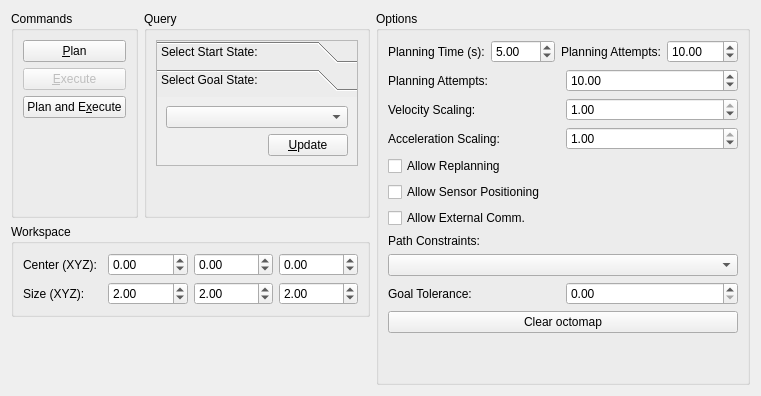
     <widget class="QWidget" name="planning">
      <attribute name="title">
       <string>Planning</string>
      </attribute>
      <layout class="QHBoxLayout" name="horizontalLayout_9">
       <item>
        <layout class="QVBoxLayout" name="verticalLayout_11">
         <item>
          <layout class="QHBoxLayout" name="horizontalLayout_7">
           <item>
            <widget class="QGroupBox" name="groupBox_9">
             <property name="title">
              <string>Commands</string>
             </property>
             <layout class="QVBoxLayout" name="verticalLayout_9">
              <item>
               <widget class="QPushButton" name="plan_button">
                <property name="text">
                 <string>&amp;Plan</string>
                </property>
               </widget>
              </item>
              <item>
               <widget class="QPushButton" name="execute_button">
                <property name="enabled">
                 <bool>false</bool>
                </property>
                <property name="text">
                 <string>&amp;Execute</string>
                </property>
               </widget>
              </item>
              <item>
               <widget class="QPushButton" name="plan_and_execute_button">
                <property name="text">
                 <string>Plan and E&amp;xecute</string>
                </property>
               </widget>
              </item>
              <item>
               <widget class="QLabel" name="result_label">
                <property name="layoutDirection">
                 <enum>Qt::LeftToRight</enum>
                </property>
                <property name="text">
                 <string/>
                </property>
                <property name="alignment">
                 <set>Qt::AlignCenter</set>
                </property>
                <property name="wordWrap">
                 <bool>false</bool>
                </property>
               </widget>
              </item>
              <item>
               <spacer name="verticalSpacer">
                <property name="orientation">
                 <enum>Qt::Vertical</enum>
                </property>
                <property name="sizeHint" stdset="0">
                 <size>
                  <width>20</width>
                  <height>40</height>
                 </size>
                </property>
               </spacer>
              </item>
             </layout>
            </widget>
           </item>
           <item>
            <widget class="QGroupBox" name="groupBox_11">
             <property name="title">
              <string>Query</string>
             </property>
             <layout class="QGridLayout" name="gridLayout_6">
              <item row="2" column="0">
               <spacer name="verticalSpacer_6">
                <property name="orientation">
                 <enum>Qt::Vertical</enum>
                </property>
                <property name="sizeHint" stdset="0">
                 <size>
                  <width>20</width>
                  <height>40</height>
                 </size>
                </property>
               </spacer>
              </item>
              <item row="1" column="0">
               <widget class="QToolBox" name="query_stackedwidget">
                <property name="sizePolicy">
                 <sizepolicy hsizetype="Minimum" vsizetype="Minimum">
                  <horstretch>0</horstretch>
                  <verstretch>0</verstretch>
                 </sizepolicy>
                </property>
                <property name="frameShape">
                 <enum>QFrame::StyledPanel</enum>
                </property>
                <property name="frameShadow">
                 <enum>QFrame::Raised</enum>
                </property>
                <property name="currentIndex">
                 <number>1</number>
                </property>
                <widget class="QWidget" name="query_stackedwidgetPage2">
                 <property name="geometry">
                  <rect>
                   <x>0</x>
                   <y>0</y>
                   <width>109</width>
                   <height>78</height>
                  </rect>
                 </property>
                 <attribute name="label">
                  <string>Select Start State:</string>
                 </attribute>
                 <layout class="QGridLayout" name="gridLayout_7">
                  <item row="0" column="0" colspan="2">
                   <widget class="QComboBox" name="start_state_selection"/>
                  </item>
                  <item row="2" column="1">
                   <widget class="QPushButton" name="use_start_state_button">
                    <property name="sizePolicy">
                     <sizepolicy hsizetype="Minimum" vsizetype="Minimum">
                      <horstretch>0</horstretch>
                      <verstretch>0</verstretch>
                     </sizepolicy>
                    </property>
                    <property name="text">
                     <string>&amp;Update</string>
                    </property>
                    <property name="autoDefault">
                     <bool>false</bool>
                    </property>
                    <property name="default">
                     <bool>false</bool>
                    </property>
                   </widget>
                  </item>
                  <item row="2" column="0">
                   <spacer name="horizontalSpacer_3">
                    <property name="orientation">
                     <enum>Qt::Horizontal</enum>
                    </property>
                    <property name="sizeHint" stdset="0">
                     <size>
                      <width>40</width>
                      <height>20</height>
                     </size>
                    </property>
                   </spacer>
                  </item>
                 </layout>
                </widget>
                <widget class="QWidget" name="query_stackedwidgetPage1">
                 <property name="geometry">
                  <rect>
                   <x>0</x>
                   <y>0</y>
                   <width>205</width>
                   <height>78</height>
                  </rect>
                 </property>
                 <attribute name="label">
                  <string>Select Goal State:</string>
                 </attribute>
                 <layout class="QGridLayout" name="gridLayout_9">
                  <item row="0" column="0" colspan="2">
                   <widget class="QComboBox" name="goal_state_selection"/>
                  </item>
                  <item row="1" column="0">
                   <spacer name="horizontalSpacer_4">
                    <property name="orientation">
                     <enum>Qt::Horizontal</enum>
                    </property>
                    <property name="sizeHint" stdset="0">
                     <size>
                      <width>96</width>
                      <height>20</height>
                     </size>
                    </property>
                   </spacer>
                  </item>
                  <item row="1" column="1">
                   <widget class="QPushButton" name="use_goal_state_button">
                    <property name="sizePolicy">
                     <sizepolicy hsizetype="Minimum" vsizetype="Minimum">
                      <horstretch>0</horstretch>
                      <verstretch>0</verstretch>
                     </sizepolicy>
                    </property>
                    <property name="text">
                     <string>&amp;Update</string>
                    </property>
                    <property name="autoDefault">
                     <bool>false</bool>
                    </property>
                    <property name="default">
                     <bool>false</bool>
                    </property>
                   </widget>
                  </item>
                 </layout>
                </widget>
               </widget>
              </item>
             </layout>
            </widget>
           </item>
          </layout>
         </item>
         <item>
          <widget class="QGroupBox" name="groupBox_12">
           <property name="title">
            <string>Workspace</string>
           </property>
           <layout class="QGridLayout" name="gridLayout">
            <item row="1" column="1">
             <widget class="QDoubleSpinBox" name="wcenter_x">
              <property name="sizePolicy">
               <sizepolicy hsizetype="Ignored" vsizetype="Fixed">
                <horstretch>0</horstretch>
                <verstretch>0</verstretch>
               </sizepolicy>
              </property>
              <property name="minimum">
               <double>-10000.000000000000000</double>
              </property>
              <property name="maximum">
               <double>10000.000000000000000</double>
              </property>
             </widget>
            </item>
            <item row="2" column="2">
             <widget class="QDoubleSpinBox" name="wsize_y">
              <property name="sizePolicy">
               <sizepolicy hsizetype="Ignored" vsizetype="Fixed">
                <horstretch>0</horstretch>
                <verstretch>0</verstretch>
               </sizepolicy>
              </property>
              <property name="minimum">
               <double>-10000.000000000000000</double>
              </property>
              <property name="maximum">
               <double>10000.000000000000000</double>
              </property>
              <property name="value">
               <double>2.000000000000000</double>
              </property>
             </widget>
            </item>
            <item row="1" column="2">
             <widget class="QDoubleSpinBox" name="wcenter_y">
              <property name="sizePolicy">
               <sizepolicy hsizetype="Ignored" vsizetype="Fixed">
                <horstretch>0</horstretch>
                <verstretch>0</verstretch>
               </sizepolicy>
              </property>
              <property name="minimum">
               <double>-10000.000000000000000</double>
              </property>
              <property name="maximum">
               <double>10000.000000000000000</double>
              </property>
             </widget>
            </item>
            <item row="1" column="3">
             <widget class="QDoubleSpinBox" name="wcenter_z">
              <property name="sizePolicy">
               <sizepolicy hsizetype="Ignored" vsizetype="Fixed">
                <horstretch>0</horstretch>
                <verstretch>0</verstretch>
               </sizepolicy>
              </property>
              <property name="minimum">
               <double>-10000.000000000000000</double>
              </property>
              <property name="maximum">
               <double>10000.000000000000000</double>
              </property>
             </widget>
            </item>
            <item row="2" column="3">
             <widget class="QDoubleSpinBox" name="wsize_z">
              <property name="sizePolicy">
               <sizepolicy hsizetype="Ignored" vsizetype="Fixed">
                <horstretch>0</horstretch>
                <verstretch>0</verstretch>
               </sizepolicy>
              </property>
              <property name="minimum">
               <double>-10000.000000000000000</double>
              </property>
              <property name="maximum">
               <double>10000.000000000000000</double>
              </property>
              <property name="value">
               <double>2.000000000000000</double>
              </property>
             </widget>
            </item>
            <item row="2" column="1">
             <widget class="QDoubleSpinBox" name="wsize_x">
              <property name="sizePolicy">
               <sizepolicy hsizetype="Ignored" vsizetype="Fixed">
                <horstretch>0</horstretch>
                <verstretch>0</verstretch>
               </sizepolicy>
              </property>
              <property name="wrapping">
               <bool>false</bool>
              </property>
              <property name="minimum">
               <double>-10000.000000000000000</double>
              </property>
              <property name="maximum">
               <double>10000.000000000000000</double>
              </property>
              <property name="value">
               <double>2.000000000000000</double>
              </property>
             </widget>
            </item>
            <item row="1" column="0">
             <widget class="QLabel" name="label_7">
              <property name="text">
               <string>Center (XYZ):</string>
              </property>
             </widget>
            </item>
            <item row="2" column="0">
             <widget class="QLabel" name="label_8">
              <property name="text">
               <string>Size (XYZ):</string>
              </property>
             </widget>
            </item>
           </layout>
          </widget>
         </item>
         <item>
          <spacer name="verticalSpacer_3">
           <property name="orientation">
            <enum>Qt::Vertical</enum>
           </property>
           <property name="sizeHint" stdset="0">
            <size>
             <width>20</width>
             <height>40</height>
            </size>
           </property>
          </spacer>
         </item>
        </layout>
       </item>
       <item>
        <widget class="QGroupBox" name="groupBox_10">
         <property name="title">
          <string>Options</string>
         </property>
         <layout class="QVBoxLayout" name="verticalLayout_10">
          <item>
           <layout class="QHBoxLayout" name="horizontalLayout_3">
            <item>
             <widget class="QLabel" name="label_9">
              <property name="text">
               <string>Planning Time (s):</string>
              </property>
             </widget>
            </item>
            <item>
             <widget class="QDoubleSpinBox" name="planning_time">
              <property name="sizePolicy">
               <sizepolicy hsizetype="Minimum" vsizetype="Fixed">
                <horstretch>0</horstretch>
                <verstretch>0</verstretch>
               </sizepolicy>
              </property>
              <property name="maximum">
               <double>300.000000000000000</double>
              </property>
              <property name="value">
               <double>5.000000000000000</double>
              </property>
             </widget>
            </item>
            <item>
             <widget class="QLabel" name="label_10">
              <property name="text">
               <string>Planning Attempts:</string>
              </property>
             </widget>
            </item>
            <item>
             <widget class="QDoubleSpinBox" name="planning_attempts">
              <property name="sizePolicy">
               <sizepolicy hsizetype="Minimum" vsizetype="Fixed">
                <horstretch>0</horstretch>
                <verstretch>0</verstretch>
               </sizepolicy>
              </property>
              <property name="maximum">
               <number>1000</number>
              </property>
              <property name="value">
               <number>10</number>
              </property>
             </widget>
            </item>
           </layout>
          </item>
          <item>
           <layout class="QHBoxLayout" name="horizontalLayout_15">
            <item>
             <widget class="QLabel" name="label_10">
              <property name="text">
               <string>Planning Attempts:</string>
              </property>
             </widget>
            </item>
            <item>
             <widget class="QDoubleSpinBox" name="planning_attempts">
              <property name="sizePolicy">
               <sizepolicy hsizetype="Minimum" vsizetype="Fixed">
                <horstretch>0</horstretch>
                <verstretch>0</verstretch>
               </sizepolicy>
              </property>
              <property name="maximum">
               <number>1000</number>
              </property>
              <property name="value">
               <number>10</number>
              </property>
             </widget>
            </item>
           </layout>
          </item>
          <item>
           <layout class="QHBoxLayout" name="horizontalLayout_10">
            <item>
             <widget class="QLabel" name="label_11">
              <property name="text">
               <string>Velocity Scaling:</string>
              </property>
             </widget>
            </item>
            <item>
             <widget class="QDoubleSpinBox" name="velocity_scaling_factor">
              <property name="maximum">
               <double>1.000000000000000</double>
              </property>
              <property name="singleStep">
               <double>0.010000000000000</double>
              </property>
              <property name="value">
               <double>1.000000000000000</double>
              </property>
             </widget>
            </item>
           </layout>
          </item>
          <item>
           <layout class="QHBoxLayout" name="horizontalLayout_20">
            <item>
             <widget class="QLabel" name="label_20">
              <property name="text">
               <string>Acceleration Scaling:</string>
              </property>
             </widget>
            </item>
            <item>
             <widget class="QDoubleSpinBox" name="acceleration_scaling_factor">
              <property name="maximum">
               <double>1.000000000000000</double>
              </property>
              <property name="singleStep">
               <double>0.010000000000000</double>
              </property>
              <property name="value">
               <double>1.000000000000000</double>
              </property>
             </widget>
            </item>
           </layout>
          </item>
          <item>
           <widget class="QCheckBox" name="allow_replanning">
            <property name="text">
             <string>Allow Replanning</string>
            </property>
            <property name="checked">
             <bool>false</bool>
            </property>
           </widget>
          </item>
          <item>
           <widget class="QCheckBox" name="allow_looking">
            <property name="text">
             <string>Allow Sensor Positioning</string>
            </property>
            <property name="checked">
             <bool>false</bool>
            </property>
           </widget>
          </item>
          <item>
           <widget class="QCheckBox" name="allow_external_program">
            <property name="text">
             <string>Allow External Comm.</string>
            </property>
            <property name="checked">
             <bool>false</bool>
            </property>
           </widget>
          </item>
          <item>
           <widget class="QLabel" name="label_5">
            <property name="text">
             <string>Path Constraints:</string>
            </property>
           </widget>
          </item>
          <item>
           <widget class="QComboBox" name="path_constraints_combo_box"/>
          </item>
          <item>
           <layout class="QHBoxLayout" name="horizontalLayout_11">
            <item>
             <widget class="QLabel" name="label_6">
              <property name="text">
               <string>Goal Tolerance:</string>
              </property>
             </widget>
            </item>
            <item>
             <widget class="QDoubleSpinBox" name="goal_tolerance"/>
            </item>
           </layout>
          </item>
          <item>
           <widget class="QPushButton" name="clear_octomap_button">
            <property name="text">
             <string>Clear octomap</string>
            </property>
           </widget>
          </item>
          <item>
           <spacer name="verticalSpacer_2">
            <property name="orientation">
             <enum>Qt::Vertical</enum>
            </property>
            <property name="sizeHint" stdset="0">
             <size>
              <width>20</width>
              <height>40</height>
             </size>
            </property>
           </spacer>
          </item>
         </layout>
        </widget>
       </item>
      </layout>
     </widget>
